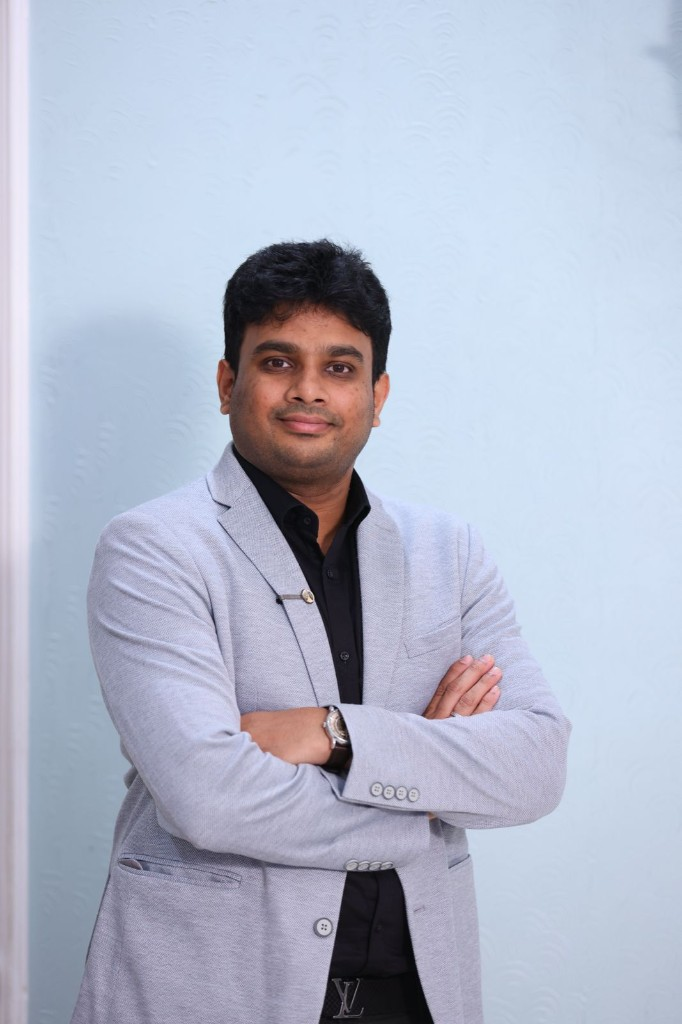
#> input picture assets/PHOTO-2026-03-18-10-47-37-79860f1a-8eac-4004-9d5f-921bf20de85e.png, 682 x 1024 px
$ python knockout_black_png.py ../assets/PHOTO-2026-03-18-10-47-37-79860f1a-8eac-4004-9d5f-921bf20de85e.png out.png
#> lines starting #> are read from the running program, lines starting #| are printed output that depends on the picture
#!/usr/bin/env python3
"""Make solid/near-black pixels transparent in a PNG (for hero lung asset)."""
from __future__ import annotations

import sys
from pathlib import Path

from PIL import Image


def main() -> None:
    if len(sys.argv) < 2:
        print("usage: knockout_black_png.py <input.png> [output.png]", file=sys.stderr)
        sys.exit(1)
    inp = Path(sys.argv[1])
    out = Path(sys.argv[2]) if len(sys.argv) > 2 else inp

    img = Image.open(inp).convert("RGBA")
    pixels = img.load()
    w, h = img.size
#> w = 682; h = 1024

    # Background is black; lungs are light violet — fringe softening between sum bands.
    feather_lo = 48  # at/below: transparent
    feather_hi = 120  # at/above: opaque (preserve lung detail)

    for y in range(h):
        for x in range(w):
            r, g, b, a = pixels[x, y]
            s = r + g + b
            if s <= feather_lo:
                pixels[x, y] = (r, g, b, 0)
            elif s < feather_hi:
                t = (s - feather_lo) / (feather_hi - feather_lo)
                na = int(round(a * t))
                pixels[x, y] = (r, g, b, na)
            else:
                pixels[x, y] = (r, g, b, a)

    img.save(out, optimize=True)
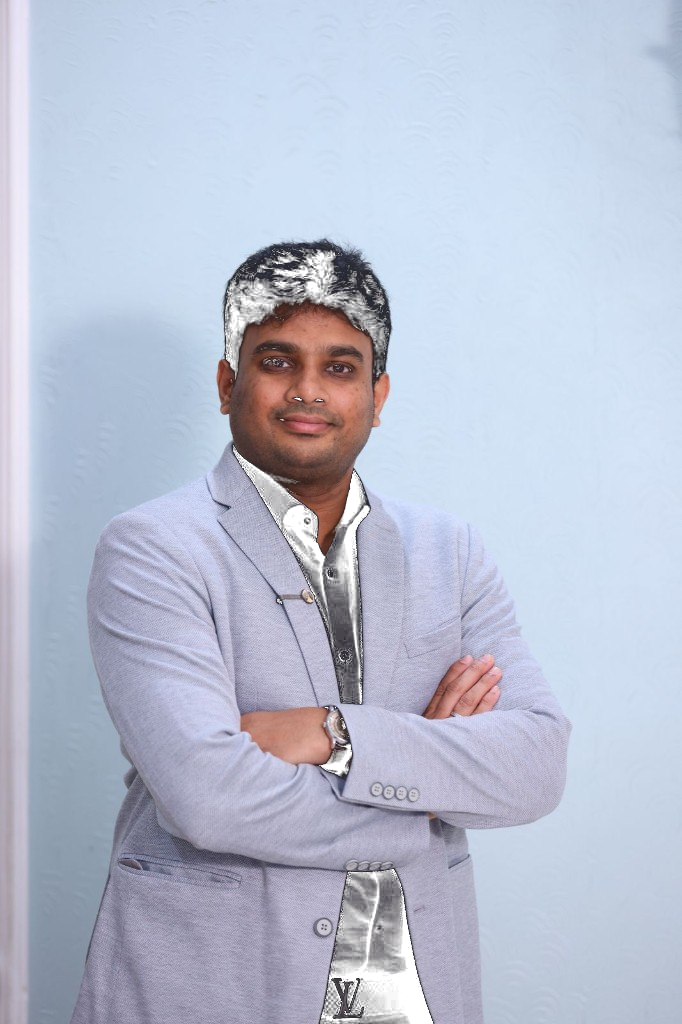
#> saved as out.png: PIL image 682x1024 RGBA; mean R, G, B, A 179.1, 185.8, 203.9, 247.5; transparent parts drawn white


if __name__ == "__main__":
    main()

$ run again, on assets/4c3d8c66-cea5-4f74-975a-55c2a73d0b82-1a751c5b-3bf5-460f-98d8-83cc9ce3e7a0.png
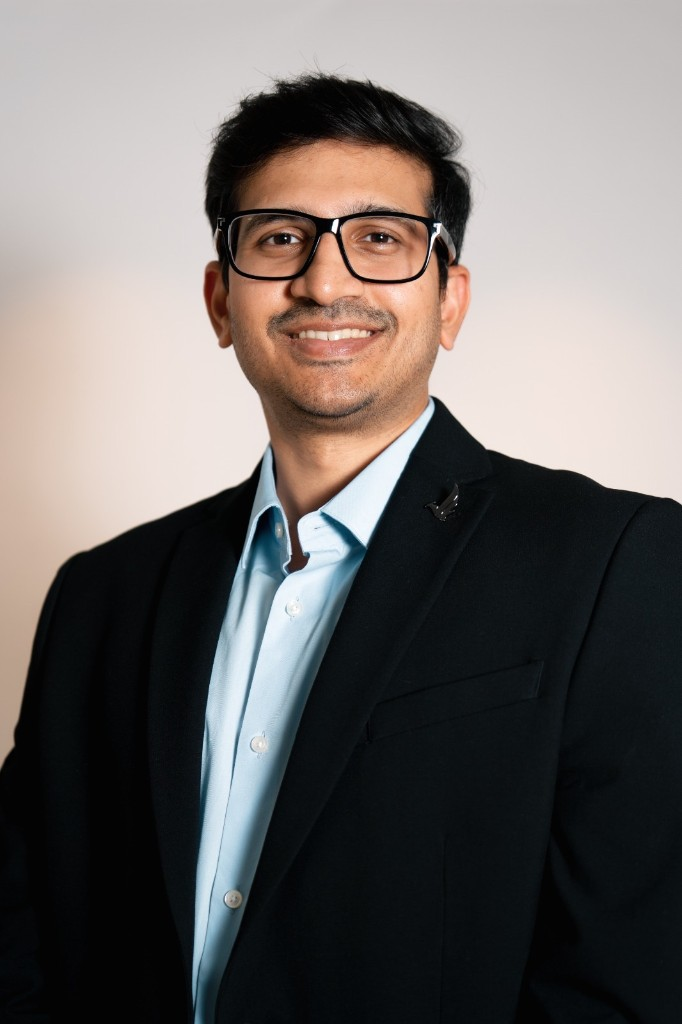
#> input picture assets/4c3d8c66-cea5-4f74-975a-55c2a73d0b82-1a751c5b-3bf5-460f-98d8-83cc9ce3e7a0.png, 682 x 1024 px
#> in main, `img.save(out, optimize=True)`:
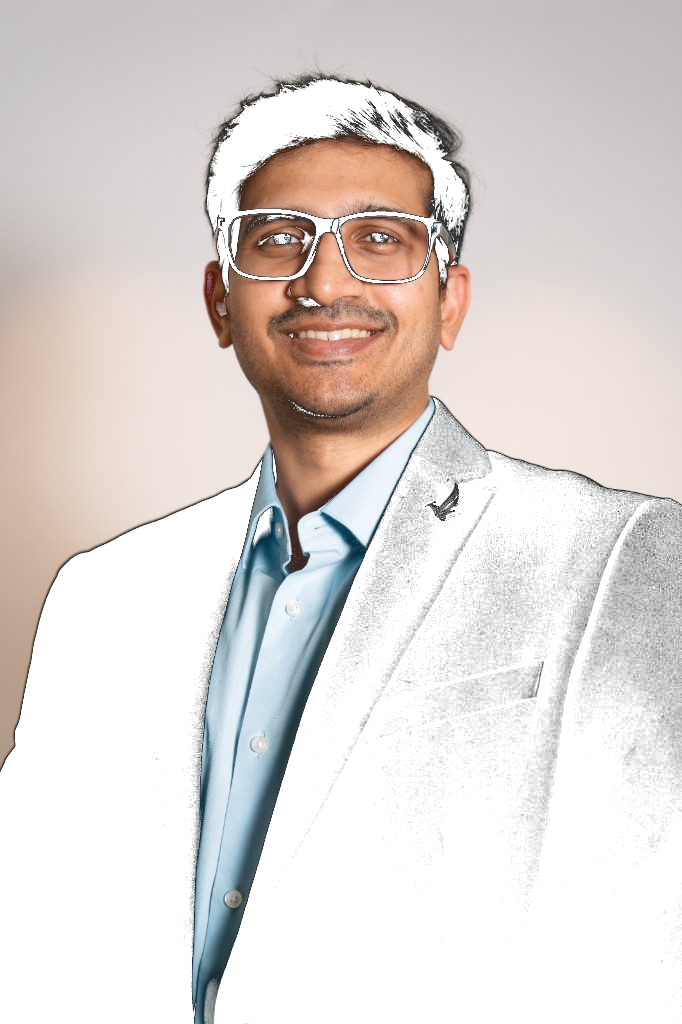
#> saved as out.png: PIL image 682x1024 RGBA; mean R, G, B, A 109.8, 104.9, 102.8, 139.1; transparent parts drawn white
